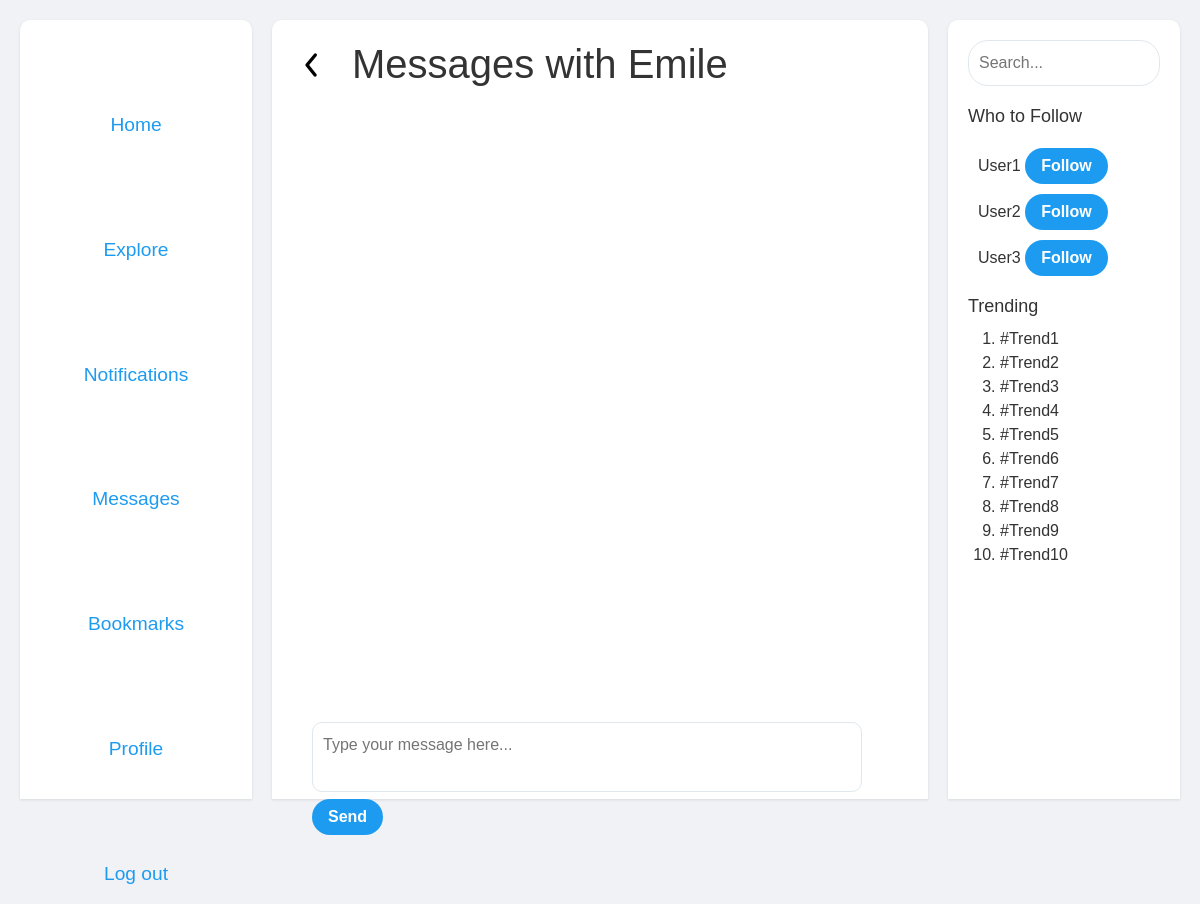
The app's page /messages/1 (signed in), older data.
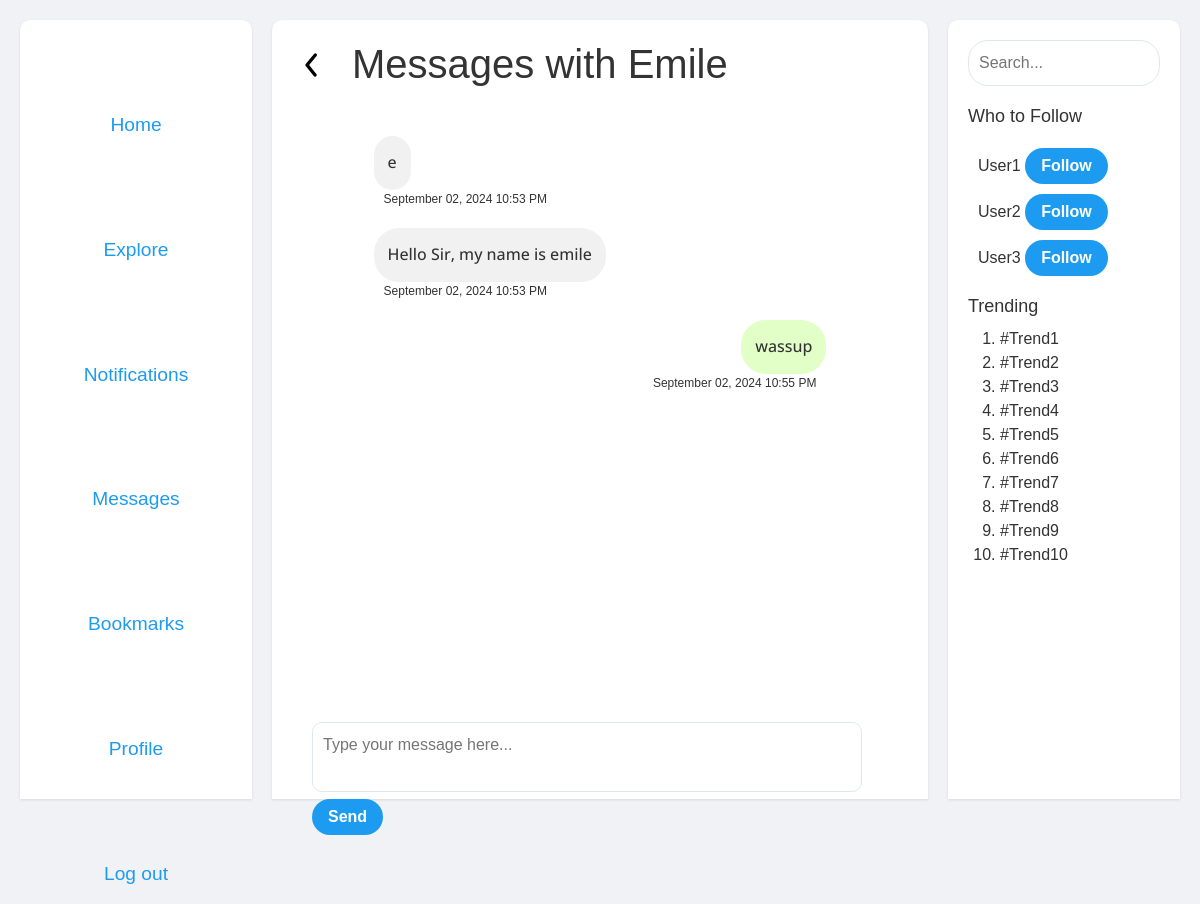
The same page, newer data.
### tables this page shows
CREATE TABLE users (
    id INTEGER PRIMARY KEY AUTOINCREMENT,
    username TEXT UNIQUE NOT NULL,
    password TEXT NOT NULL,  -- You should hash passwords before storing them
    email TEXT UNIQUE,
    created_at DATETIME DEFAULT CURRENT_TIMESTAMP
);

CREATE TABLE messages (
    sender_id INTEGER NOT NULL,      -- The ID of the sender
    receiver_id INTEGER NOT NULL,    -- The ID of the receiver
    message TEXT NOT NULL,           -- The text content of the message
    message_id INTEGER PRIMARY KEY AUTOINCREMENT -- Unique ID for each message
, timestamp TIMESTAMP DEFAULT CURRENT_TIMESTAMP);

### app.py (the view, shortened to what this page needs)
@app.route('/messages/<int:contact_id>', methods=['GET', 'POST'])
@login_required
def messages(contact_id):
    if 'user_id' not in session:
        return redirect(url_for('login'))
    user_id = session['user_id']
    messages = db.execute('''
        SELECT * FROM messages
        WHERE (sender_id = ? AND receiver_id = ?) OR (sender_id = ? AND receiver_id = ?)
        ORDER BY timestamp
    ''', int(user_id), int(contact_id), int(contact_id), int(user_id))
    contact1 = db.execute('SELECT username FROM users WHERE id = ?', (user_id,))
    contact2 = db.execute('SELECT username FROM users WHERE id = ?', (contact_id,))
    return render_template('messages.html', messages=messages, contact1=contact1[0]['username'], contact2=contact2[0]['username'], contact_me=contact_id)

### helpers.py (called while the page is built)
def login_required(f):
    @wraps(f)
    def decorated_function(*args, **kwargs):
        if session.get("user_id") is None:
            return redirect("/login")
        return f(*args, **kwargs)
    return decorated_function

def format_timestamp(timestamp):
    spain_tz = pytz.timezone('Europe/Madrid')
    if isinstance(timestamp, str):
        try:
            timestamp = datetime.fromisoformat(timestamp)  # Adjust if your string format is different
        except ValueError:
            return "Invalid date"  # Handle the error as appropriate
    if timestamp.tzinfo is None:
        timestamp = spain_tz.localize(timestamp)
    else:
        timestamp = timestamp.astimezone(spain_tz)
    now = datetime.now(spain_tz)
    is_today = timestamp.date() == now.date()
    if is_today:
        return timestamp.strftime('%I:%M %p')  # 12-hour format without seconds
    else:
        return timestamp.strftime('%B %d, %Y %I:%M %p')  # Full month name, day, and year

### templates/messages.html (shortened to what this page needs)
{% extends "layout.html" %}
{% block main %}
<div class="messages-header">
<a href="/contacts"><img class="backwards-arrow"src="http://127.0.0.1:5000/static/images/arrow-ios-back.svg" alt="Back to main"></a>
<h1>Messages with {{ contact2 }}</h1>
</div>
    <div class="messages-container">
        <div class="messages">
            {% for message in messages %}
                <div class="{{ 'message-sent' if message.sender_id == session['user_id'] else 'message-received' }}">
                    <p>{{ message.message }}</p>
                </div>
                <span class="{{ 'message-sent1' if message.sender_id == session['user_id'] else 'message-received1' }}"> {{ message.timestamp | format_timestamp }}</span>
            {% endfor %}
        </div>
        <form action="/messages/{{ contact_me }}" method="post">
            <textarea name="message" placeholder="Type your message here..."></textarea>
            <button type="submit" class="button">Send</button>
        </form>
    </div>
{% endblock %}

### templates/layout.html (shortened to what this page needs)
<!DOCTYPE html>
<html lang="en">
    <head>
        <link href="https://cdn.jsdelivr.net/npm/bootstrap@5.3.3/dist/css/bootstrap.min.css" rel="stylesheet">
        <link rel="stylesheet" href="{{ url_for('static', filename='css/styles.css') }}">
    </head>
    <body>
        <main>
            <aside class="left-column">
                <ul class="nav-links">
                    <li><a href="/">Home</a></li>
                    <li><a href="#">Explore</a></li>
                    <li><a href="#">Notifications</a></li>
                    <li><a href="/contacts">Messages</a></li>
                    <li><a href="#">Bookmarks</a></li>
                    <li><a href="#">Profile</a></li>
                    <li><a href="/logout">Log out</a></li>
                </ul>
            </aside>
            <div class="center-column">
                {% block main %}{% endblock %}
            </div>
            <aside class="right-column">
                <div class="search-bar">
                    <input type="text" placeholder="Search...">
                </div>
                <div class="who-to-follow">
                    <h3>Who to Follow</h3>
                    <ul>
                        <li>User1 <button class="button">Follow</button></li>
                        <li>User2 <button class="button">Follow</button></li>
                        <li>User3 <button class="button">Follow</button></li>
                    </ul>
                </div>
                <div class="trending">
                    <h3>Trending</h3>
                    <ol>
                        <li>#Trend1</li>
                        <li>#Trend2</li>
                        <li>#Trend3</li>
                        <li>#Trend4</li>
                        <li>#Trend5</li>
                        <li>#Trend6</li>
                        <li>#Trend7</li>
                        <li>#Trend8</li>
                        <li>#Trend9</li>
                        <li>#Trend10</li>
                    </ol>
                </div>
            </aside>
        </main>
    </body>
</html>

### static/css/styles.css (style rules this page uses)
html, body { height: 100%; margin: 0; padding: 0; }
body { font-family: Arial, sans-serif; margin: 0; padding: 0; background-color: #f0f2f5; color: #333; display: flex; overflow-y: hidden; }
main { display: flex; max-width: 1200px; margin: 1px auto; margin-top: 20px; padding: 0 20px; flex: 1; }
.left-column { width: 20%; background: white; border-radius: 10px 10px 0 0; padding: 20px; box-shadow: 0 1px 3px rgba(0,0,0,0.1); position: sticky; top: 0; display: flex; justify-content: center; }
.left-column .nav-links { list-style: none; padding: 0; margin: 0; display: flex; flex-direction: column; align-items: center; width: 100%; }
.left-column .nav-links li { width: 100%; margin-bottom: 10px; text-align: center; margin-top:3.5rem; }
.left-column .nav-links a { display: block; padding: 15px 20px; color: #1d9bf0; text-decoration: none; font-size: 1.2rem; border-radius: 10px; transition: background-color 0.3s ease, color 0.3s ease; }
.center-column { flex: 2; background: white; border-radius: 10px 10px 0 0; padding: 20px; box-shadow: 0 1px 3px rgba(0,0,0,0.1); margin: 0 20px; }
.right-column { width: 20%; background: white; border-radius: 10px 10px 0 0; padding: 20px; box-shadow: 0 1px 3px rgba(0,0,0,0.1); }
.search-bar input { width: 100%; padding: 10px; border-radius: 20px; border: 1px solid #e1e8ed; margin-bottom:20px; }
.trending h3, .who-to-follow h3 { font-size: 18px; margin-bottom: 10px; }
.trending ul, .who-to-follow ul { list-style: none; padding: 10px; margin: 0; }
.who-to-follow ul li { margin-bottom: 10px; }
.button { background-color: #1d9bf0; color: white; border: none; padding: 6px 16px; border-radius: 20px; font-weight: bold; cursor: pointer; text-decoration: none; transition:0.5s; }
.messages { flex-grow: 1; padding: 20px; overflow-y: hidden; display: flex; flex-direction: column; }
.messages-container { display: flex; flex-direction: column; align-items: center; height:100%; }
.messages-container textarea { padding:10px; border: 1px solid #e1e8ed; width:550px; font-size: 16px; resize: none; border-radius:10px; margin-left:20px; }
.messages-container button { margin-left:20px; }
.messages { width: 80%; max-height: 730px; overflow-y: scroll; word-wrap: break-word; overflow-wrap: break-word; word-break: break-all; }
.message-sent, .message-received { margin-top: 20px; padding: 14px; padding-bottom:0px; border-radius: 25px; font-family: "Open Sans", sans-serif; font-optical-sizing: auto; font-weight: 500; font-style: normal; font-variation-settings: "wdth" 99.6; }
.message-sent { background-color: #e1ffc7; align-self: flex-end; }
.message-received { background-color: #f1f1f1; align-self: flex-start; }
.message-sent1 { background-color: transparent; align-self: flex-end; font-size:12px; padding-right:10px; }
.message-received1 { background-color: transparent; align-self: flex-start; font-size:12px; padding-left:10px; }
.backwards-arrow { margin-top:5px; margin-right:20px; width:40px; }
.messages-header { display:flex; flex-direction:row; }
.messages { scrollbar-width: thin; scrollbar-color: #888 transparent; }

Row changes from the older to the newer data that the page shows:
added messages: message "e", timestamp "September 02, 2024 10:53 PM"
added messages: message "Hello Sir, my name is emile", timestamp "September 02, 2024 10:53 PM"
added messages: message "wassup", timestamp "September 02, 2024 10:55 PM"
